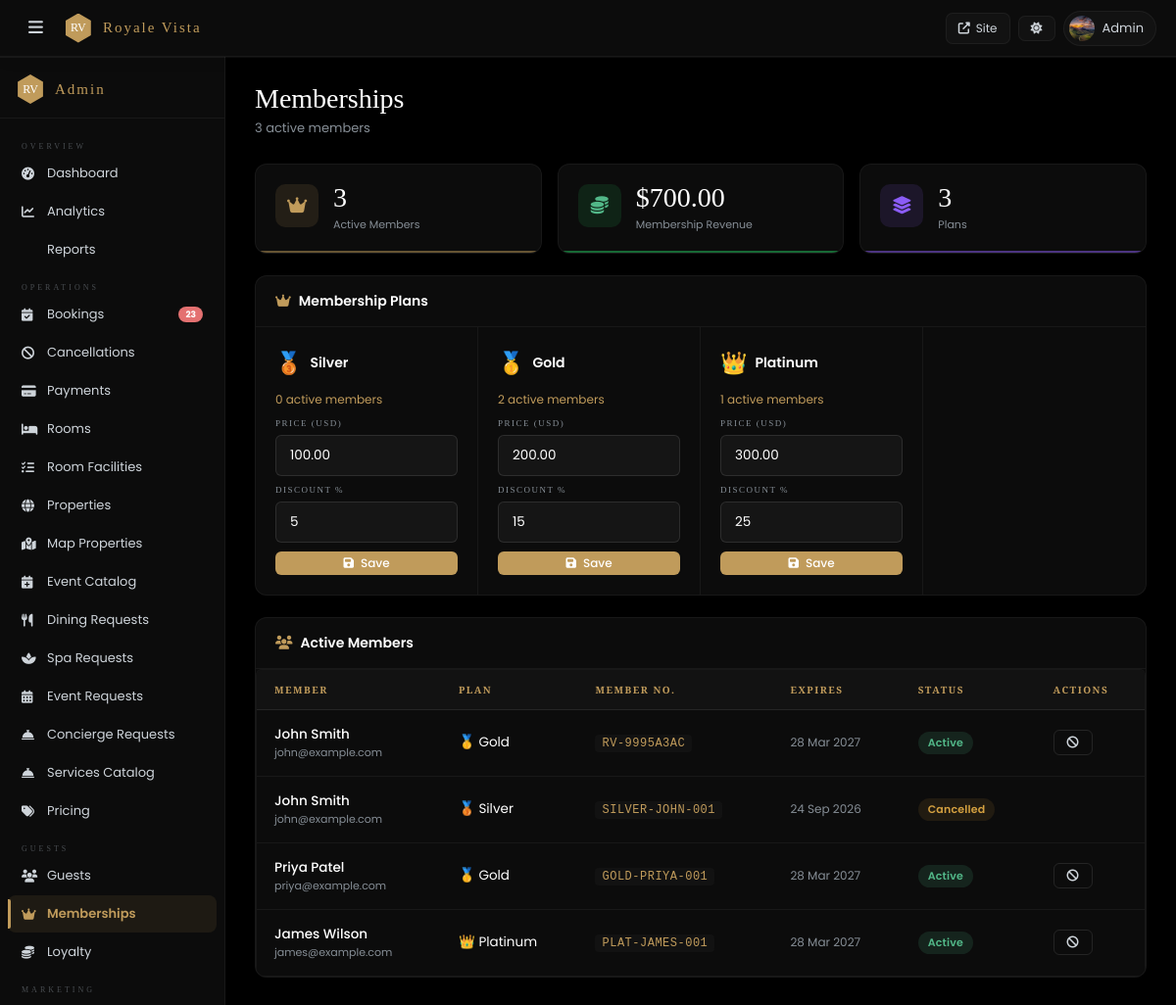
Screenshot of /admin/memberships.php (signed in) with the database file from the repository.
### tables this page shows
CREATE TABLE IF NOT EXISTS `memberships` (
  `id` int NOT NULL AUTO_INCREMENT,
  `name` varchar(100) NOT NULL,
  `price_usd` decimal(10,2) NOT NULL,
  `discount_pct` int DEFAULT '0',
  `duration_days` int DEFAULT '365',
  `description` text,
  `badge_text` varchar(80) DEFAULT NULL,
  `badge_color` varchar(20) DEFAULT '#d4af37',
  `gradient_from` varchar(7) DEFAULT '#d4af37',
  `gradient_to` varchar(7) DEFAULT '#b89628',
  `icon` varchar(10) DEFAULT '⭐',
  `is_popular` tinyint(1) DEFAULT '0',
  `sort_order` int DEFAULT '0',
  PRIMARY KEY (`id`)
);

CREATE TABLE IF NOT EXISTS `user_memberships` (
  `id` int NOT NULL AUTO_INCREMENT,
  `user_id` int NOT NULL,
  `membership_id` int NOT NULL,
  `member_number` varchar(50) NOT NULL,
  `expires_at` timestamp NULL DEFAULT NULL,
  `status` enum('active','expired','cancelled') DEFAULT 'active',
  `created_at` timestamp NULL DEFAULT CURRENT_TIMESTAMP,
  PRIMARY KEY (`id`),
  UNIQUE KEY `member_number` (`member_number`),
  KEY `user_id` (`user_id`),
  KEY `membership_id` (`membership_id`)
);

CREATE TABLE IF NOT EXISTS `users` (
  `id` int NOT NULL AUTO_INCREMENT,
  `name` varchar(200) NOT NULL,
  `email` varchar(191) NOT NULL,
  `google_id` varchar(255) DEFAULT NULL,
  `password` varchar(255) NOT NULL,
  `phone` varchar(30) DEFAULT NULL,
  `address` text,
  `profile_img` varchar(500) DEFAULT NULL,
  `id_type` varchar(50) DEFAULT 'passport',
  `id_number` varchar(100) DEFAULT NULL,
  `dob` date DEFAULT NULL,
  `country` varchar(100) DEFAULT NULL,
  `gender` varchar(20) DEFAULT NULL,
  `language` varchar(10) DEFAULT 'en',
  `currency` varchar(10) DEFAULT 'USD',
  `role` varchar(20) DEFAULT 'user',
  `is_admin` tinyint(1) DEFAULT '0',
  `created_at` timestamp NULL DEFAULT CURRENT_TIMESTAMP,
  `updated_at` timestamp NULL DEFAULT CURRENT_TIMESTAMP ON UPDATE CURRENT_TIMESTAMP,
  `reset_otp` varchar(10) DEFAULT NULL,
  `reset_otp_expiry` datetime DEFAULT NULL,
  PRIMARY KEY (`id`),
  UNIQUE KEY `email` (`email`),
  UNIQUE KEY `google_id` (`google_id`)
);

### admin/memberships.php (the view, shortened to what this page needs)
<?php
require_once dirname(__DIR__).'/includes/config.php';
require_once dirname(__DIR__).'/includes/db.php';
require_once __DIR__.'/_helper.php';
$mems=$pdo->query("SELECT m.*,(SELECT COUNT(*) FROM user_memberships um WHERE um.membership_id=m.id AND um.status='active') ac FROM memberships m ORDER BY m.sort_order")->fetchAll();
$ums=$pdo->query("SELECT um.*,u.name uname,u.email,m.name mname,m.icon FROM user_memberships um JOIN users u ON um.user_id=u.id JOIN memberships m ON um.membership_id=m.id ORDER BY um.created_at DESC LIMIT 60")->fetchAll();
$tAct=(int)$pdo->query("SELECT COUNT(*) FROM user_memberships WHERE status='active'")->fetchColumn();
$tRev=(float)$pdo->query("SELECT COALESCE(SUM(m.price_usd),0) FROM user_memberships um JOIN memberships m ON um.membership_id=m.id WHERE um.status='active'")->fetchColumn();
ob_start();?>
<div class="adm-ph"><div><h1>Memberships</h1><p class="sub"><?=$tAct?> active members</p></div></div>
<div class="mc-grid mc-3" style="margin-bottom:22px">
  <div class="mc" style="--mc:#c09b5b"><div class="mc-ico" style="background:rgba(192,155,91,.12);color:var(--gold)"><i class="fas fa-crown"></i></div><div><div class="mc-v"><?=$tAct?></div><div class="mc-l">Active Members</div></div></div>
  <div class="mc" style="--mc:#22c55e"><div class="mc-ico" style="background:rgba(34,197,94,.12);color:var(--gr)"><i class="fas fa-coins"></i></div><div><div class="mc-v"><?=formatPrice($tRev)?></div><div class="mc-l">Membership Revenue</div></div></div>
  <div class="mc" style="--mc:#8b5cf6"><div class="mc-ico" style="background:rgba(139,92,246,.12);color:#8b5cf6"><i class="fas fa-layer-group"></i></div><div><div class="mc-v"><?=count($mems)?></div><div class="mc-l">Plans</div></div></div>
</div>
<div class="ac" style="margin-bottom:22px"><div class="ac-hd"><div class="ac-title"><i class="fas fa-crown" style="color:var(--gold)"></i> Membership Plans</div></div>
  <div style="display:grid;grid-template-columns:repeat(auto-fill,minmax(200px,1fr));gap:0">
    <?php foreach($mems as $m):?>
    <div style="padding:20px;border-right:1px solid var(--br2)">
      <div style="display:flex;align-items:center;gap:8px;margin-bottom:12px"><span style="font-size:22px"><?=$m['icon']?></span><div style="font-weight:600"><?=htmlspecialchars($m['name'])?></div></div>
      <div style="font-size:12px;color:var(--gold);margin-bottom:10px"><?=$m['ac']?> active members</div>
      <form method="POST" style="display:flex;flex-direction:column;gap:9px">
        <div><label class="fl">Price (USD)</label><input class="fc" type="number" name="price" value="<?=$m['price_usd']?>" min="1" step="1" required></div>
        <div><label class="fl">Discount %</label><input class="fc" type="number" name="disc" value="<?=$m['discount_pct']?>" min="0" max="100" required></div>
        <button type="submit" class="btn btn-gold btn-sm"><i class="fas fa-save"></i> Save</button>
      </form>
    </div>
    <?php endforeach;?>
  </div></div>
<div class="ac"><div class="ac-hd"><div class="ac-title"><i class="fas fa-users" style="color:var(--gold)"></i> Active Members</div></div>
  <div class="tw"><table>
    <thead><tr><th>Member</th><th>Plan</th><th>Member No.</th><th>Expires</th><th>Status</th><th>Actions</th></tr></thead>
    <tbody>
      <?php $sc=['active'=>'bg','expired'=>'br','cancelled'=>'ba'];
      foreach($ums as $um):?>
      <tr>
        <td><div style="font-weight:500"><?=htmlspecialchars($um['uname'])?></div><div style="font-size:11px;color:var(--mu)"><?=htmlspecialchars($um['email'])?></div></td>
        <td><?=$um['icon']?> <?=htmlspecialchars($um['mname'])?></td>
        <td><code><?=htmlspecialchars($um['member_number']??'—')?></code></td>
        <td style="font-size:12px;color:var(--mu)"><?=$um['expires_at']?date('d M Y',strtotime($um['expires_at'])):'Never'?></td>
        <td><span class="badge <?=$sc[$um['status']]??'bgold'?>"><?=ucfirst($um['status'])?></span></td>
        <td><?php if($um['status']==='active'):?><a href="?exp=<?=$um['id']?>" class="btn btn-ghost btn-sm" onclick="return confirm('Expire?')"><i class="fas fa-ban"></i></a><?php endif;?></td>
      </tr>
      <?php endforeach;?>
    </tbody>
  </table></div></div>

### rows the page displays
memberships: icon "🥉", name "Silver", ac "0", price "100.00", disc "5"
memberships: icon "🥇", name "Gold", ac "2", price "200.00", disc "15"
memberships: icon "👑", name "Platinum", ac "1", price "300.00", disc "25"
user_memberships: user.name "John Smith", user.email "john@example.com", membership.icon "🥇", membership.name "Gold", member_number "RV-9995A3AC", expires_at "28 Mar 2027", status "Active"
user_memberships: user.name "John Smith", user.email "john@example.com", membership.icon "🥉", membership.name "Silver", member_number "SILVER-JOHN-001", expires_at "24 Sep 2026", status "Cancelled"
user_memberships: user.name "Priya Patel", user.email "priya@example.com", membership.icon "🥇", membership.name "Gold", member_number "GOLD-PRIYA-001", expires_at "28 Mar 2027", status "Active"
user_memberships: user.name "James Wilson", user.email "james@example.com", membership.icon "👑", membership.name "Platinum", member_number "PLAT-JAMES-001", expires_at "28 Mar 2027", status "Active"

### other values shown
$user "Admin"
$pending "23"
$tAct "3"
formatPrice($tRev) "$700.00"
count($mems) "3"
